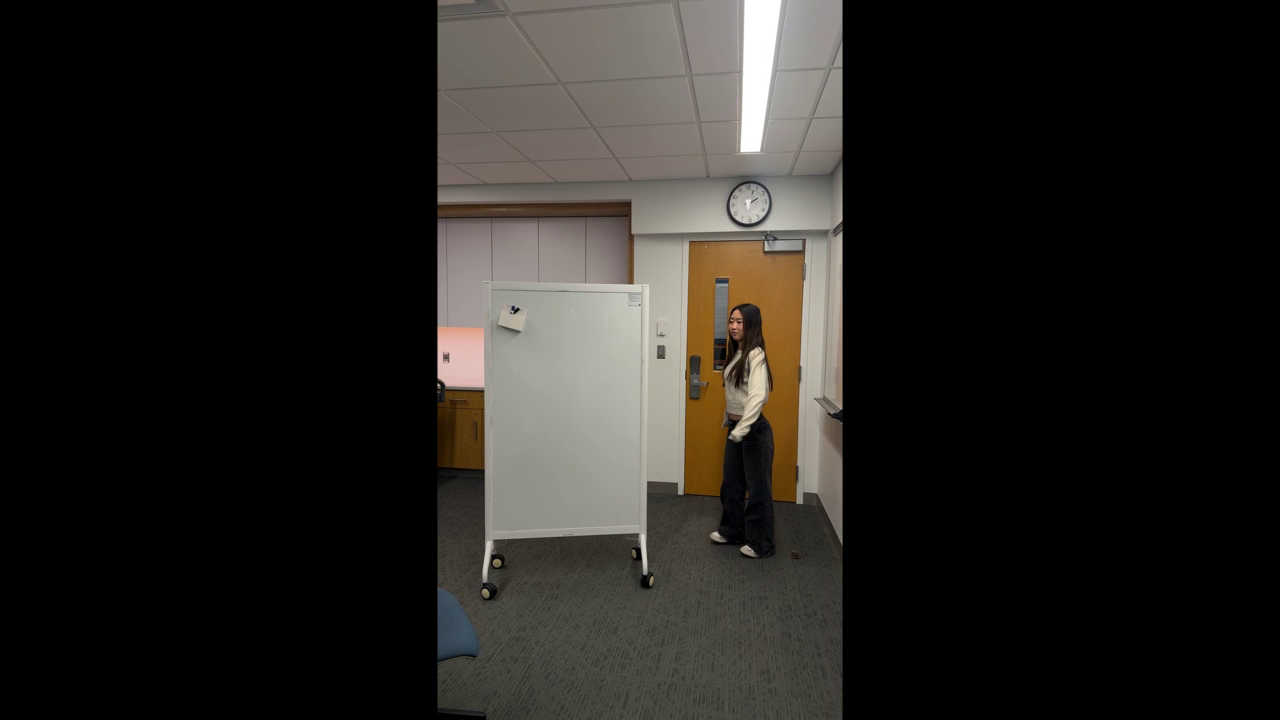
#> input picture frame 9 of occlusion.mp4, 1280 x 720 px
$ jupyter execute 'tracker v1 (SOT).ipynb'
#> lines starting #> are read from the running program, lines starting #| are printed output that depends on the picture
[cell 1]
import cv2
import imutils

# First cell is adapted from https://www.geeksforgeeks.org/python/pedestrian-detection-using-opencv-python/

[cell 2]
# Initializing the HOG person
# detector
hog = cv2.HOGDescriptor()
hog.setSVMDetector(cv2.HOGDescriptor_getDefaultPeopleDetector())

cap = cv2.VideoCapture('occlusion.mp4')

boxes = []

images = []

while cap.isOpened():
    # Reading the video stream
    ret, image = cap.read()
#> image is the input picture: shape (720, 1280, 3); mean B, G, R 31.4, 34.5, 36.9
    if ret:
        image = imutils.resize(image,
                               width=min(800, image.shape[1]))
#> image: shape (450, 800, 3)

        # Detecting all the regions
        # in the Image that has a
        # pedestrian inside it
        (regions, _) = hog.detectMultiScale(image,
                                            winStride=(4, 4),
                                            padding=(4, 4),
                                            scale=1.05)
#> regions = [[417, 173, 101, 202]]

        if len(regions) > 0:
            regions = regions[:1] # Keep only the first (most confident) detection
        boxes.append(regions)


        # Drawing the regions in the
        # Image
        for (x, y, w, h) in regions:
            cv2.rectangle(image, (x, y),
                          (x + w, y + h),
                          (0, 0, 255), 1)
#> this loop made 1 pass
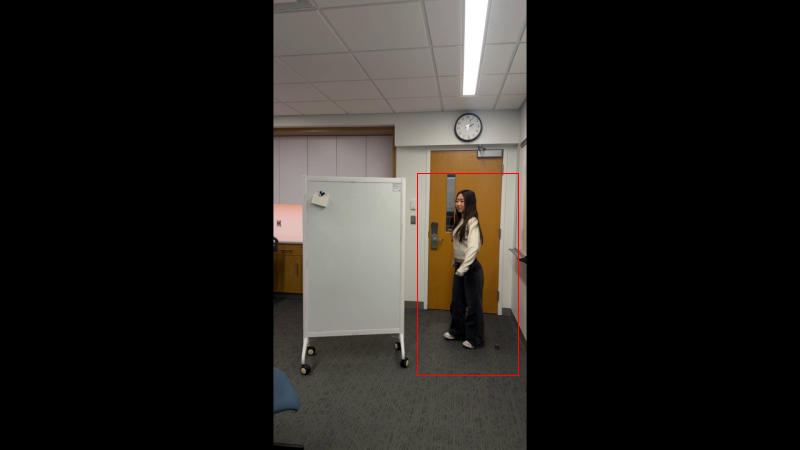
#> image: shape (450, 800, 3); mean B, G, R 31.2, 34.4, 37.1
        height, width, layers = image.shape
#> height = 450; width = 800; layers = 3
        images.append(image)
        # Showing the output Image (commented out for local environment)
        # cv2_imshow(image)

    else:
        break

video = cv2.VideoWriter("occlusion_detections.mp4", cv2.VideoWriter_fourcc(*'MP4V'), 30, (width, height), True)

for image in images:
  video.write(image)

video.release()
cap.release()
